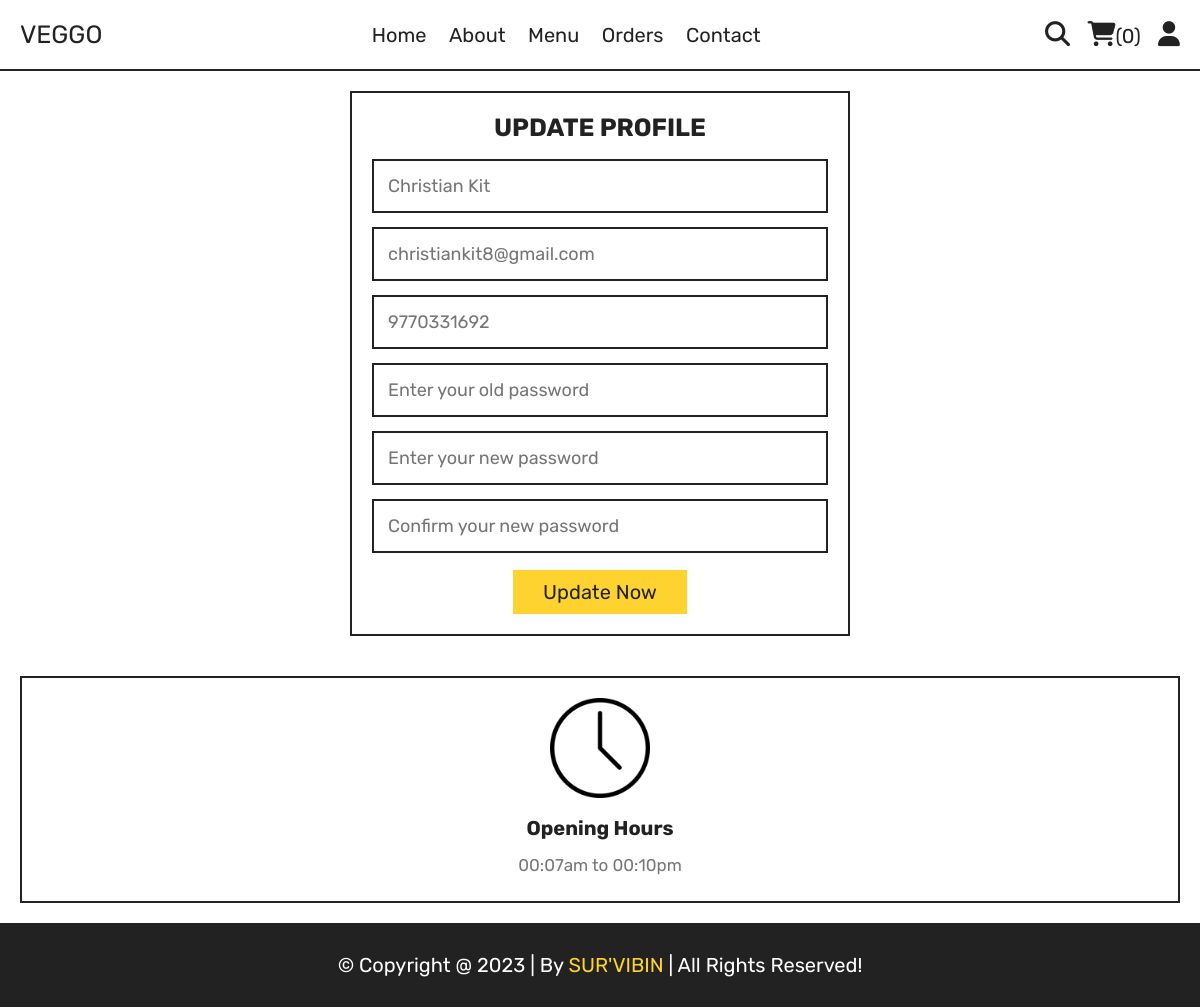
The page /update_profile.php (signed in) on the database its author committed.
### tables this page shows
CREATE TABLE `users` (
  `id` int(100) NOT NULL,
  `name` varchar(20) NOT NULL,
  `email` varchar(50) NOT NULL,
  `number` varchar(10) NOT NULL,
  `password` varchar(50) NOT NULL,
  `address` varchar(500) NOT NULL
);

### update_profile.php (the view, shortened to what this page needs)
<?php
include 'components/connect.php';
?>
<!DOCTYPE html>
<html lang="en">
<head>
   <link rel="stylesheet" href="https://cdnjs.cloudflare.com/ajax/libs/font-awesome/6.1.1/css/all.min.css">
   <link rel="stylesheet" href="css/style.css">
</head>
<body>
<?php include 'components/user_header.php'; ?>
<section class="form-container update-form">
   <form action="" method="post">
      <h3>Update Profile</h3>
      <input type="text" name="name" placeholder="<?= $fetch_profile['name']; ?>" class="box" maxlength="50">
      <input type="email" name="email" placeholder="<?= $fetch_profile['email']; ?>" class="box" maxlength="50" oninput="this.value = this.value.replace(/\s/g, '')">
      <input type="number" name="number" placeholder="<?= $fetch_profile['number']; ?>" class="box" min="0" max="9999999999" maxlength="10">
      <input type="password" name="old_pass" placeholder="Enter your old password" class="box" maxlength="50" oninput="this.value = this.value.replace(/\s/g, '')">
      <input type="password" name="new_pass" placeholder="Enter your new password" class="box" maxlength="50" oninput="this.value = this.value.replace(/\s/g, '')">
      <input type="password" name="confirm_pass" placeholder="Confirm your new password" class="box" maxlength="50" oninput="this.value = this.value.replace(/\s/g, '')">
      <input type="submit" value="update now" name="submit" class="btn">
   </form>
</section>
<?php include 'components/footer.php'; ?>
</body>
</html>

### css/style.css (style rules this page uses)
:root { --yellow:#fed330; --red:#e74c3c; --white:#fff; --black:#222; --light-color:#777; --border:.2rem solid var(--black); }
* { font-family: 'Rubik', sans-serif; margin:0; padding:0; box-sizing: border-box; outline: none; border: none; text-decoration: none; }
html { font-size: 62.5%; overflow-x: hidden; scroll-behavior: smooth; stop-opacity: 7rem; }
section { margin:0 auto; max-width: 1200px; padding:2rem; }
.btn, .delete-btn { margin-top: 1rem; display: inline-block; font-size: 2rem; padding:1rem 3rem; cursor: pointer; text-transform: capitalize; transition: .2s linear; }
.btn { background-color: var(--yellow); color:var(--black); }
.form-container form { border:var(--border); margin:0 auto; max-width: 50rem; padding:2rem; text-align: center; }
.form-container form h3 { font-size: 2.5rem; color:var(--black); text-transform: uppercase; margin-bottom: 1rem; }
.form-container form .box { margin:.7rem 0; width: 100%; border:var(--border); padding:1.4rem; font-size: 1.8rem; color:var(--black); }

### rows shown on the page
users: name "Christian Kit", email "christiankit8@gmail.com", number "9770331692"

### other values the page prints
$total_cart_items "0"
